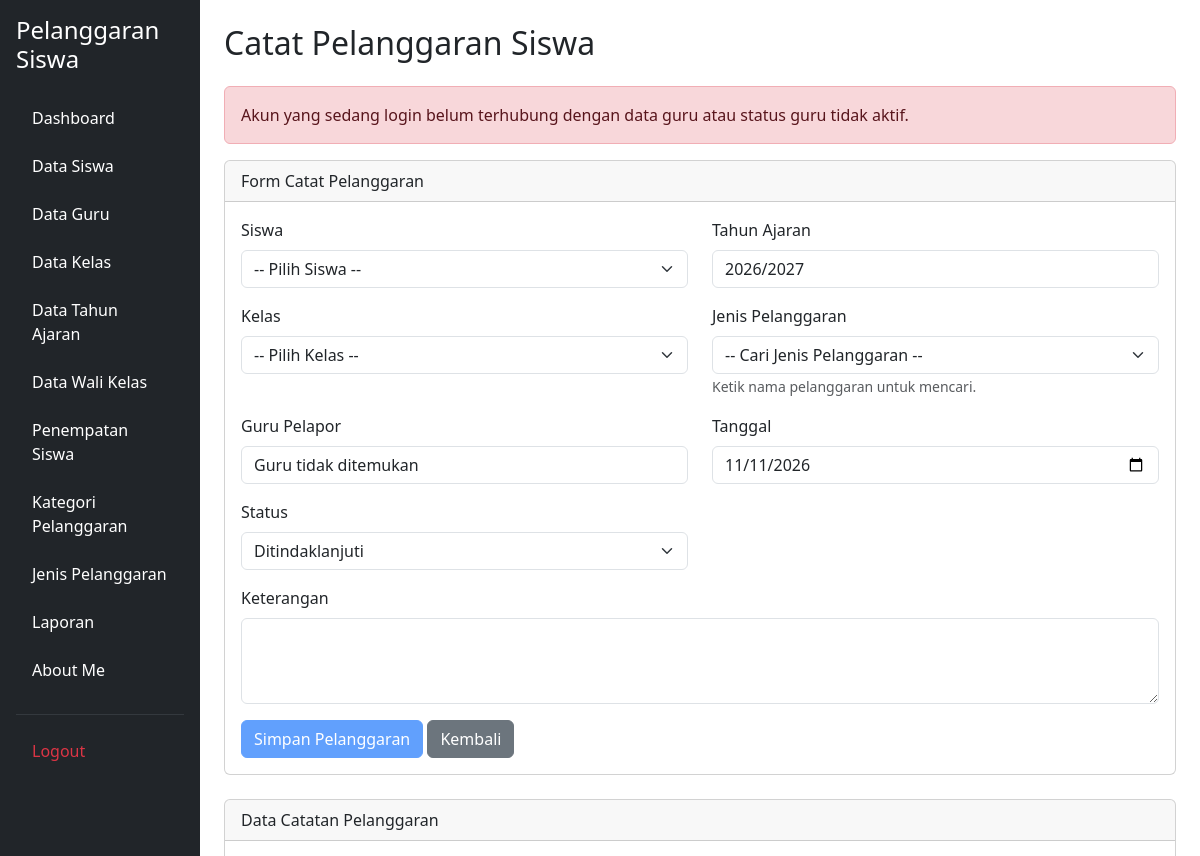
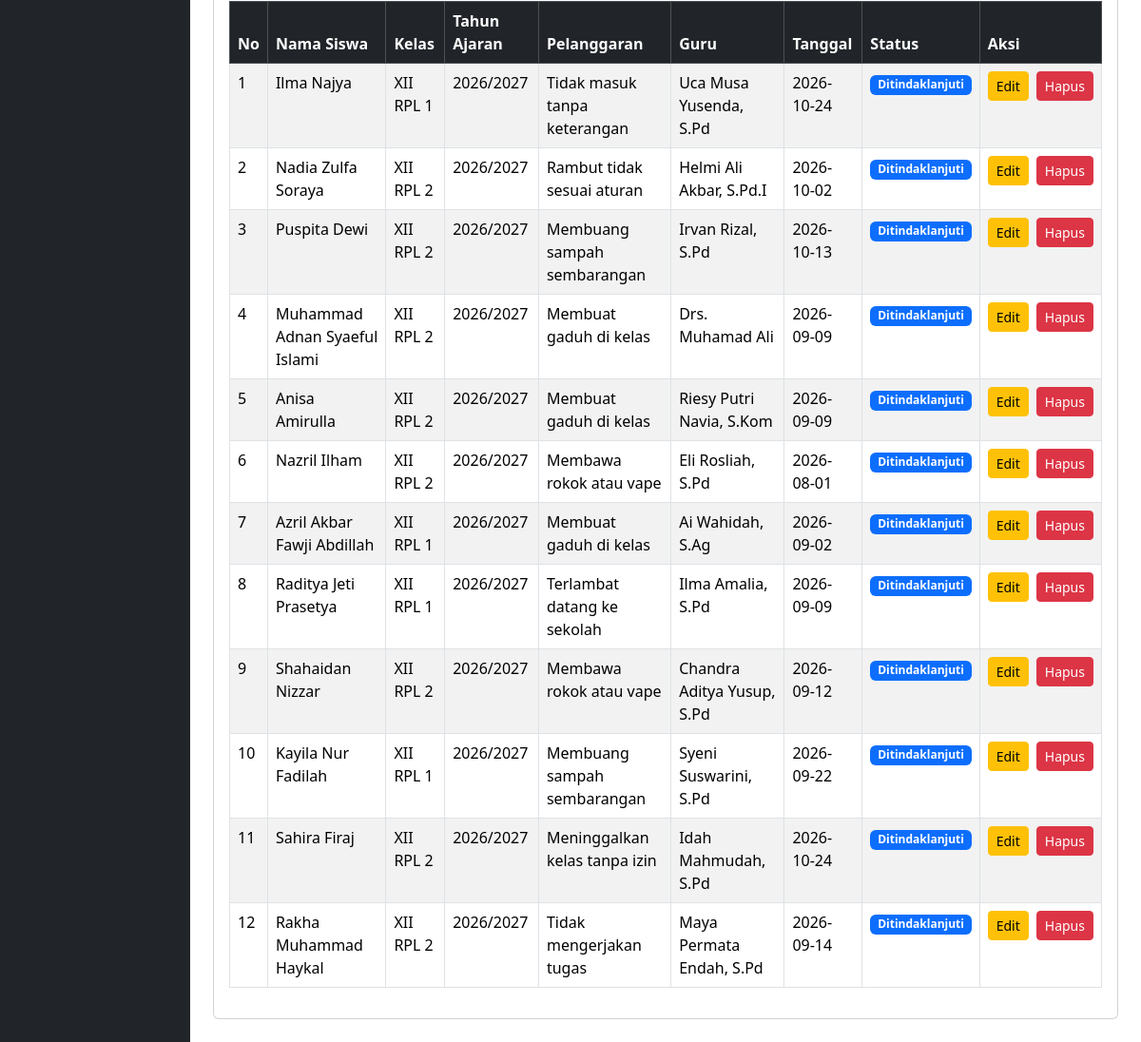
The app's page /catat_pelanggaran.php (signed in) with its own data (2 pictures, top to bottom).
### tables this page shows
CREATE TABLE `t_tahun_ajaran` (
  `id` int(11) NOT NULL,
  `nama` varchar(20) DEFAULT NULL,
  `tanggal_mulai` date NOT NULL,
  `tanggal_selesai` date NOT NULL,
  `status_aktif` tinyint(1) NOT NULL,
  `created_at` timestamp NOT NULL DEFAULT current_timestamp(),
  `updated_at` timestamp NOT NULL DEFAULT current_timestamp()
);

CREATE TABLE `t_pelanggaran_siswa` (
  `id` int(11) NOT NULL,
  `tahun_ajaran_id` int(11) DEFAULT NULL,
  `siswa_id` int(11) DEFAULT NULL,
  `nama_siswa` varchar(150) NOT NULL,
  `kelas_id` int(11) DEFAULT NULL,
  `nama_kelas` varchar(100) NOT NULL,
  `pelanggaran_id` int(11) DEFAULT NULL,
  `nama_pelanggaran` varchar(150) NOT NULL,
  `pelanggaran_kategori_id` int(11) DEFAULT NULL,
  `guru_id` int(11) DEFAULT NULL,
  `nama_guru` varchar(150) NOT NULL,
  `tanggal` date DEFAULT NULL,
  `keterangan` text NOT NULL,
  `poin` int(11) NOT NULL,
  `tindakan` text NOT NULL,
  `status` varchar(30) NOT NULL,
  `created_at` timestamp NOT NULL DEFAULT current_timestamp(),
  `updated_at` timestamp NOT NULL DEFAULT current_timestamp()
);

CREATE TABLE `t_siswa` (
  `id` int(11) NOT NULL,
  `nis` varchar(10) DEFAULT NULL,
  `nisn` varchar(10) NOT NULL,
  `nama` varchar(150) DEFAULT NULL,
  `jenis_kelamin` char(1) NOT NULL,
  `tanggal_lahir` date NOT NULL,
  `alamat` text NOT NULL,
  `status_aktif` tinyint(1) NOT NULL,
  `created_at` timestamp NOT NULL DEFAULT current_timestamp(),
  `updated_at` timestamp NOT NULL DEFAULT current_timestamp()
);

CREATE TABLE `t_kelas` (
  `id` int(11) NOT NULL,
  `nama` varchar(100) DEFAULT NULL,
  `tingkat` varchar(20) NOT NULL,
  `jurusan` varchar(100) NOT NULL,
  `status_aktif` tinyint(1) NOT NULL,
  `created_at` timestamp NOT NULL DEFAULT current_timestamp(),
  `updated_at` timestamp NOT NULL DEFAULT current_timestamp()
);

CREATE TABLE `t_pelanggaran` (
  `id` int(11) NOT NULL,
  `pelanggaran_kategori_id` int(11) DEFAULT NULL,
  `kode` varchar(30) DEFAULT NULL,
  `nama` varchar(150) DEFAULT NULL,
  `poin` int(11) NOT NULL,
  `deskripsi` text NOT NULL,
  `status_aktif` tinyint(1) NOT NULL,
  `created_at` timestamp NOT NULL DEFAULT current_timestamp(),
  `updated_at` timestamp NOT NULL DEFAULT current_timestamp()
);

CREATE TABLE `t_guru` (
  `id` int(11) NOT NULL,
  `nip` varchar(18) NOT NULL,
  `nama` varchar(150) DEFAULT NULL,
  `email` varchar(150) NOT NULL,
  `status_aktif` tinyint(1) NOT NULL,
  `user_id` int(11) NOT NULL,
  `created_at` timestamp NOT NULL DEFAULT current_timestamp(),
  `updated_at` timestamp NOT NULL DEFAULT current_timestamp()
);

### catat_pelanggaran.php (the view, shortened to what this page needs)
<?php
include 'config/koneksi.php';
$tahun = mysqli_query(
    $koneksi,
    "SELECT id, nama
     FROM t_tahun_ajaran
     WHERE status_aktif = 1
     LIMIT 1"
);
$tahun_aktif = mysqli_fetch_assoc($tahun);
$id_user = (int) $_SESSION['id'];
$stmt_guru = mysqli_prepare(
    $koneksi,
    "SELECT id, nama
     FROM t_guru
     WHERE user_id = ?
     AND status_aktif = 1
     LIMIT 1"
);
mysqli_stmt_bind_param($stmt_guru, "i", $id_user);
mysqli_stmt_execute($stmt_guru);
$result_guru = mysqli_stmt_get_result($stmt_guru);
$data_guru = mysqli_fetch_assoc($result_guru);
$sql = "SELECT
            ps.*,
            ta.nama AS tahun_ajaran,
            s.nama AS nama_siswa,
            k.nama AS nama_kelas,
            p.nama AS nama_pelanggaran,
            g.nama AS nama_guru
        FROM t_pelanggaran_siswa ps
        LEFT JOIN t_tahun_ajaran ta
            ON ps.tahun_ajaran_id = ta.id
        LEFT JOIN t_siswa s
            ON ps.siswa_id = s.id
        LEFT JOIN t_kelas k
            ON ps.kelas_id = k.id
        LEFT JOIN t_pelanggaran p
            ON ps.pelanggaran_id = p.id
        LEFT JOIN t_guru g
            ON ps.guru_id = g.id
        ORDER BY ps.id DESC";
$hasil = mysqli_query($koneksi, $sql);
?>
<!DOCTYPE html>
<html lang="id">
<head>
    <link href="https://cdn.jsdelivr.net/npm/bootstrap@5.3.8/dist/css/bootstrap.min.css"
          rel="stylesheet">
    <link href="https://cdn.jsdelivr.net/npm/tom-select@2.4.3/dist/css/tom-select.bootstrap5.min.css"
          rel="stylesheet">
</head>
<body>
<div class="container-fluid">
    <div class="row">
        <?php include 'layout/sidebar.php'; ?>
        <main class="col-md-9 col-lg-10 p-4">
            <h2 class="mb-4">Catat Pelanggaran Siswa</h2>
            <?php if (!$data_guru) { ?>
                <div class="alert alert-danger">
                    Akun yang sedang login belum terhubung dengan
                    data guru atau status guru tidak aktif.
                </div>
            <?php } ?>
            <div class="card mb-4">
                <div class="card-header">
                    Form Catat Pelanggaran
                </div>
                <div class="card-body">
                    <form action="proses_simpan_pelanggaran.php"
                          method="POST">
                        <div class="row">
                            <div class="col-md-6 mb-3">
                                <label class="form-label">Siswa</label>
                                <select name="siswa_id"
                                        id="siswa"
                                        class="form-select"
                                        required>
                                    <option value="">-- Pilih Siswa --</option>
                                </select>
                            </div>
                            <div class="col-md-6 mb-3">
                                <label class="form-label">Tahun Ajaran</label>
                                <?php if ($tahun_aktif) { ?>
                                    <input type="text"
                                           class="form-control"
                                           value="<?= htmlspecialchars($tahun_aktif['nama']); ?>"
                                           readonly>
                                <?php } ?>
                            </div>
                            <div class="col-md-6 mb-3">
                                <label class="form-label">Kelas</label>
                                <select name="kelas_id"
                                        id="kelas"
                                        class="form-select"
                                        required>
                                    <option value="">-- Pilih Kelas --</option>
                                </select>
                            </div>
                            <div class="col-md-6 mb-3">
                                <label class="form-label">
                                    Jenis Pelanggaran
                                </label>
                                <select name="pelanggaran_id"
                                        id="pelanggaran"
                                        class="form-select"
                                        required>
                                    <option value="">-- Cari Jenis Pelanggaran --</option>
                                </select>
                                <small class="text-muted">
                                    Ketik nama pelanggaran untuk mencari.
                                </small>
                            </div>
                            <div class="col-md-6 mb-3">
                                <label class="form-label">Guru Pelapor</label>
                                <input type="text"
                                       class="form-control"
                                       value="<?= htmlspecialchars($data_guru['nama'] ?? 'Guru tidak ditemukan'); ?>"
                                       readonly>
                            </div>
                            <div class="col-md-6 mb-3">
                                <label class="form-label">Tanggal</label>
                                <input type="date"
                                       name="tanggal"
                                       class="form-control"
                                       value="<?= date('Y-m-d'); ?>"
                                       required>
                            </div>
                            <div class="col-md-6 mb-3">
                                <label class="form-label">Status</label>
                                <select name="status"
                                        class="form-select"
                                        required>
                                    <option value="Ditindaklanjuti">
                                        Ditindaklanjuti
                                    </option>
                                </select>
                            </div>
                            <div class="col-md-12 mb-3">
                                <label class="form-label">Keterangan</label>
                                <textarea name="keterangan"
                                          class="form-control"
                                          rows="3"></textarea>
                            </div>
                        </div>
                        <button type="submit"
                                class="btn btn-primary"
                                <?= (!$tahun_aktif || !$data_guru) ? 'disabled' : ''; ?>>
                            Simpan Pelanggaran
                        </button>
                        <a href="dashboard.php"
                           class="btn btn-secondary">
                            Kembali
                        </a>
                    </form>
                </div>
            </div>
            <div class="card">
                <div class="card-header">
                    Data Catatan Pelanggaran
                </div>
                <div class="card-body">
                    <div class="table-responsive">
                        <table class="table table-bordered table-striped">
                            <thead class="table-dark">
                                <tr>
                                    <th>No</th>
                                    <th>Nama Siswa</th>
                                    <th>Kelas</th>
                                    <th>Tahun Ajaran</th>
                                    <th>Pelanggaran</th>
                                    <th>Guru</th>
                                    <th>Tanggal</th>
                                    <th>Status</th>
                                    <th>Aksi</th>
                                </tr>
                            </thead>
                            <tbody>
                                <?php $no = 1; ?>
                                <?php while ($row = mysqli_fetch_assoc($hasil)) { ?>
                                    <tr>
                                        <td><?= $no++; ?></td>
                                        <td>
                                            <?= htmlspecialchars($row['nama_siswa'] ?? '-'); ?>
                                        </td>
                                        <td>
                                            <?= htmlspecialchars($row['nama_kelas'] ?? '-'); ?>
                                        </td>
                                        <td>
                                            <?= htmlspecialchars($row['tahun_ajaran'] ?? '-'); ?>
                                        </td>
                                        <td>
                                            <?= htmlspecialchars($row['nama_pelanggaran'] ?? '-'); ?>
                                        </td>
                                        <td>
                                            <?= htmlspecialchars($row['nama_guru'] ?? '-'); ?>
                                        </td>
                                        <td>
                                            <?= htmlspecialchars($row['tanggal'] ?? '-'); ?>
                                        </td>
                                        <td>
                                            <?php if ($row['status'] == 'Selesai') { ?>
                                                <span class="badge bg-success">
                                                    Selesai
                                                </span>
                                            <?php } elseif ($row['status'] == 'Proses') { ?>
                                                <span class="badge bg-warning text-dark">
                                                    Proses
                                                </span>
                                            <?php } else { ?>
                                                <span class="badge bg-primary">
                                                    Ditindaklanjuti
                                                </span>
                                            <?php } ?>
                                        </td>
                                        <td>
                                            <?php if ($row['status'] != 'Selesai') { ?>
                                                <div class="d-flex gap-2">
                                                    <a href="edit_catat_pelanggaran.php?id=<?= (int) $row['id']; ?>"
                                                       class="btn btn-warning btn-sm">
                                                        Edit
                                                    </a>
                                                    <a href="hapus_catat_pelanggaran.php?id=<?= (int) $row['id']; ?>"
                                                       class="btn btn-danger btn-sm"
                                                       onclick="return confirm('Yakin ingin menghapus catatan pelanggaran ini?');">
                                                        Hapus
                                                    </a>
                                                </div>
                                            <?php } else { ?>
                                                <span class="text-muted">
                                                    Tidak tersedia
                                                </span>
                                            <?php } ?>
                                        </td>
                                    </tr>
                                <?php } ?>
                            </tbody>
                        </table>
                    </div>
                </div>
            </div>
        </main>
    </div>
</div>
</body>
</html>

### records on screen
t_tahun_ajaran: nama "2026/2027"
t_pelanggaran_siswa: siswa.nama "Ilma Najya", kelas.nama "XII RPL 1", tahun_ajaran.nama "2026/2027", pelanggaran.nama "Tidak masuk tanpa keterangan", guru.nama "Uca Musa Yusenda, S.Pd", tanggal "2026-10-24", status "Ditindaklanjuti"
t_pelanggaran_siswa: siswa.nama "Nadia Zulfa Soraya", kelas.nama "XII RPL 2", tahun_ajaran.nama "2026/2027", pelanggaran.nama "Rambut tidak sesuai aturan", guru.nama "Helmi Ali Akbar, S.Pd.I", tanggal "2026-10-02", status "Ditindaklanjuti"
t_pelanggaran_siswa: siswa.nama "Puspita Dewi", kelas.nama "XII RPL 2", tahun_ajaran.nama "2026/2027", pelanggaran.nama "Membuang sampah sembarangan", guru.nama "Irvan Rizal, S.Pd", tanggal "2026-10-13", status "Ditindaklanjuti"
t_pelanggaran_siswa: siswa.nama "Muhammad Adnan Syaeful Islami", kelas.nama "XII RPL 2", tahun_ajaran.nama "2026/2027", pelanggaran.nama "Membuat gaduh di kelas", guru.nama "Drs. Muhamad Ali", tanggal "2026-09-09", status "Ditindaklanjuti"
t_pelanggaran_siswa: siswa.nama "Anisa Amirulla", kelas.nama "XII RPL 2", tahun_ajaran.nama "2026/2027", pelanggaran.nama "Membuat gaduh di kelas", guru.nama "Riesy Putri Navia, S.Kom", tanggal "2026-09-09", status "Ditindaklanjuti"
t_pelanggaran_siswa: siswa.nama "Nazril Ilham", kelas.nama "XII RPL 2", tahun_ajaran.nama "2026/2027", pelanggaran.nama "Membawa rokok atau vape", guru.nama "Eli Rosliah, S.Pd", tanggal "2026-08-01", status "Ditindaklanjuti"
t_pelanggaran_siswa: siswa.nama "Azril Akbar Fawji Abdillah", kelas.nama "XII RPL 1", tahun_ajaran.nama "2026/2027", pelanggaran.nama "Membuat gaduh di kelas", guru.nama "Ai Wahidah, S.Ag", tanggal "2026-09-02", status "Ditindaklanjuti"
t_pelanggaran_siswa: siswa.nama "Raditya Jeti Prasetya", kelas.nama "XII RPL 1", tahun_ajaran.nama "2026/2027", pelanggaran.nama "Terlambat datang ke sekolah", guru.nama "Ilma Amalia, S.Pd", tanggal "2026-09-09", status "Ditindaklanjuti"
t_pelanggaran_siswa: siswa.nama "Shahaidan Nizzar", kelas.nama "XII RPL 2", tahun_ajaran.nama "2026/2027", pelanggaran.nama "Membawa rokok atau vape", guru.nama "Chandra Aditya Yusup, S.Pd", tanggal "2026-09-12", status "Ditindaklanjuti"
t_pelanggaran_siswa: siswa.nama "Kayila Nur Fadilah", kelas.nama "XII RPL 1", tahun_ajaran.nama "2026/2027", pelanggaran.nama "Membuang sampah sembarangan", guru.nama "Syeni Suswarini, S.Pd", tanggal "2026-09-22", status "Ditindaklanjuti"
t_pelanggaran_siswa: siswa.nama "Sahira Firaj", kelas.nama "XII RPL 2", tahun_ajaran.nama "2026/2027", pelanggaran.nama "Meninggalkan kelas tanpa izin", guru.nama "Idah Mahmudah, S.Pd", tanggal "2026-10-24", status "Ditindaklanjuti"
t_pelanggaran_siswa: siswa.nama "Rakha Muhammad Haykal", kelas.nama "XII RPL 2", tahun_ajaran.nama "2026/2027", pelanggaran.nama "Tidak mengerjakan tugas", guru.nama "Maya Permata Endah, S.Pd", tanggal "2026-09-14", status "Ditindaklanjuti"
